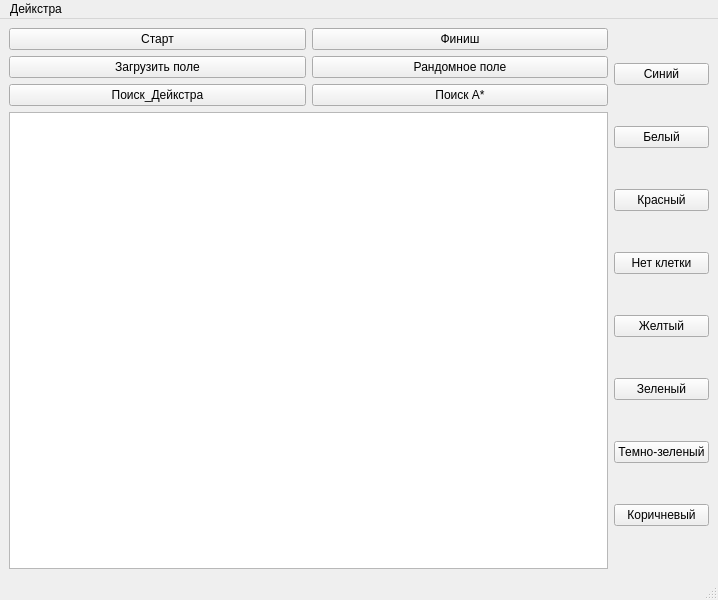
<?xml version="1.0" encoding="UTF-8"?>
<ui version="4.0">
 <class>MainMenu</class>
 <widget class="QMainWindow" name="MainMenu">
  <property name="geometry">
   <rect>
    <x>0</x>
    <y>0</y>
    <width>718</width>
    <height>600</height>
   </rect>
  </property>
  <property name="windowTitle">
   <string>MainMenu</string>
  </property>
  <widget class="QWidget" name="centralwidget">
   <layout class="QGridLayout" name="gridLayout_2">
    <item row="0" column="0">
     <layout class="QVBoxLayout" name="verticalLayout">
      <item>
       <layout class="QGridLayout" name="gridLayout">
        <item row="0" column="0">
         <widget class="QPushButton" name="Start">
          <property name="text">
           <string>Старт</string>
          </property>
         </widget>
        </item>
        <item row="1" column="1">
         <widget class="QPushButton" name="Random">
          <property name="text">
           <string>Рандомное поле</string>
          </property>
         </widget>
        </item>
        <item row="0" column="1">
         <widget class="QPushButton" name="Finish">
          <property name="text">
           <string>Финиш</string>
          </property>
         </widget>
        </item>
        <item row="1" column="0">
         <widget class="QPushButton" name="Upload">
          <property name="text">
           <string>Загрузить поле</string>
          </property>
         </widget>
        </item>
        <item row="2" column="0">
         <widget class="QPushButton" name="Searf">
          <property name="text">
           <string>Поиск_Дейкстра</string>
          </property>
         </widget>
        </item>
        <item row="2" column="1">
         <widget class="QPushButton" name="star">
          <property name="text">
           <string>Поиск A*</string>
          </property>
         </widget>
        </item>
       </layout>
      </item>
     </layout>
    </item>
    <item row="1" column="0">
     <widget class="QGraphicsView" name="graphicsView"/>
    </item>
    <item row="0" column="2" rowspan="2">
     <layout class="QVBoxLayout" name="verticalLayout_2">
      <item>
       <widget class="QPushButton" name="Blue">
        <property name="text">
         <string>Синий</string>
        </property>
       </widget>
      </item>
      <item>
       <widget class="QPushButton" name="White">
        <property name="text">
         <string>Белый</string>
        </property>
       </widget>
      </item>
      <item>
       <widget class="QPushButton" name="Red">
        <property name="text">
         <string>Красный</string>
        </property>
       </widget>
      </item>
      <item>
       <widget class="QPushButton" name="NoStick">
        <property name="text">
         <string>Нет клетки</string>
        </property>
       </widget>
      </item>
      <item>
       <widget class="QPushButton" name="Yellow">
        <property name="text">
         <string>Желтый</string>
        </property>
       </widget>
      </item>
      <item>
       <widget class="QPushButton" name="Green">
        <property name="text">
         <string>Зеленый</string>
        </property>
       </widget>
      </item>
      <item>
       <widget class="QPushButton" name="Forest">
        <property name="text">
         <string>Темно-зеленый</string>
        </property>
       </widget>
      </item>
      <item>
       <widget class="QPushButton" name="Brown">
        <property name="text">
         <string>Коричневый</string>
        </property>
       </widget>
      </item>
     </layout>
    </item>
   </layout>
  </widget>
  <widget class="QMenuBar" name="menubar">
   <property name="geometry">
    <rect>
     <x>0</x>
     <y>0</y>
     <width>718</width>
     <height>24</height>
    </rect>
   </property>
   <widget class="QMenu" name="menu">
    <property name="title">
     <string>Дейкстра</string>
    </property>
   </widget>
   <addaction name="menu"/>
  </widget>
  <widget class="QStatusBar" name="statusbar"/>
 </widget>
 <resources/>
 <connections/>
</ui>
